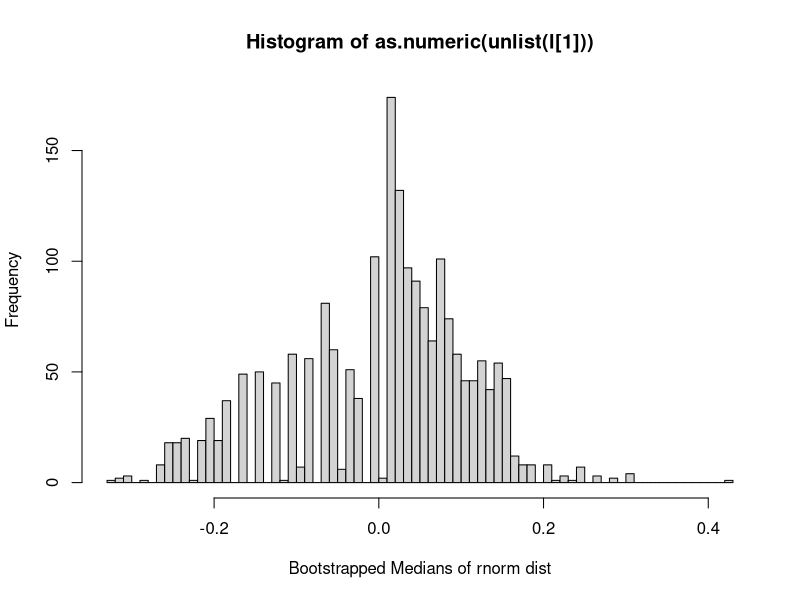

The R script that drew this image:
## ---- chunk 1

rm( list = ls())
NBS<-2000
#manual bootstrapping function
fun.boot <- function(data,NBS) {
      bssamp <- numeric(NBS)
      #collecting iterations
      for (i in 1:NBS) {
        bssamp[i] <- median(sample(data, replace = T))
      }
      conf = quantile(bssamp,c(.025,.5,.975)) 
      return(list(bssamp,conf))   
}

l <- fun.boot(rnorm(100),NBS)
#inspecting distribution
hist(as.numeric(unlist(l[1])),breaks=100,xlab="Bootstrapped Medians of rnorm dist")
## ---- chunk 2

### Didn't get through this... will continue later

objf = function(r, number , k) 
  {
  # how good a candidate is r for root k of number
  measure =   
  return (measure)
  
  }

rootk = function(number, k, start = NULL)
  {
  ...
  
  if (is.null(start)) # assign a starting point if it is not given
        start = # starting point
  # call optim
    
  # check if it is working
    
  return(r)
  }

